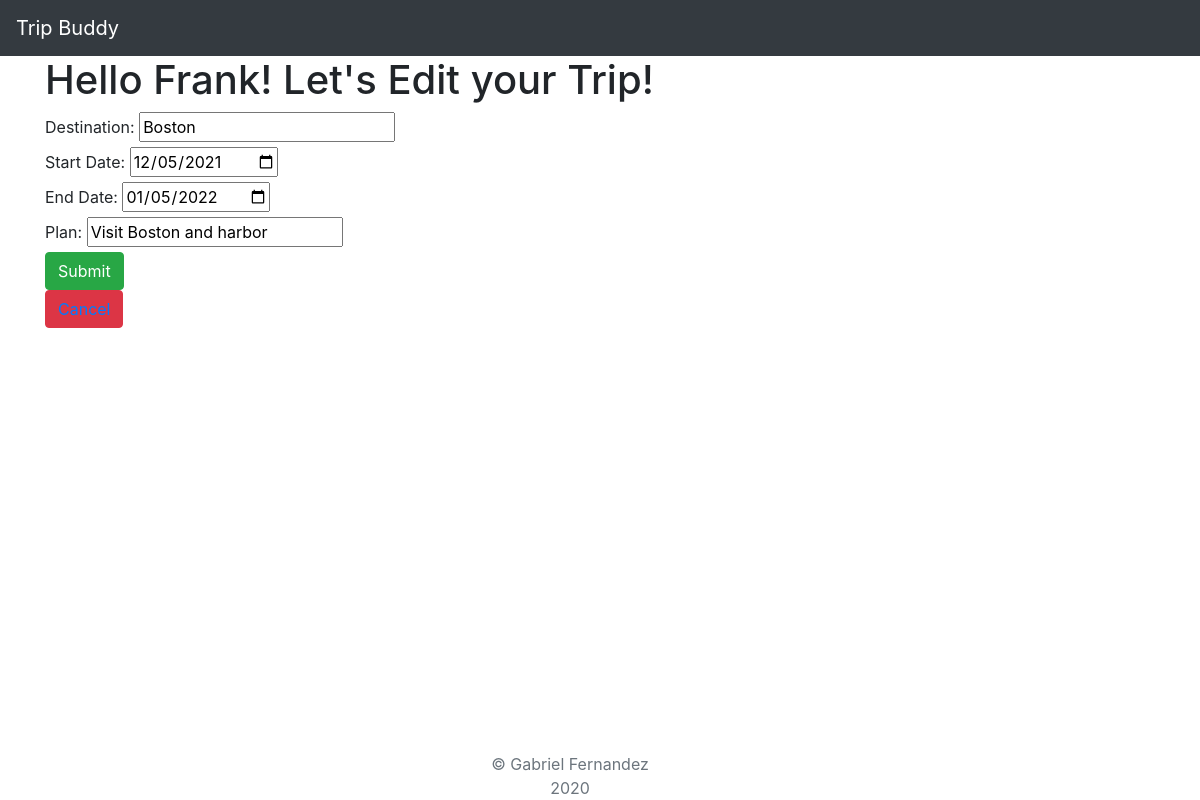
The page /trips/edit/9 (signed in) on the database its author committed.
### main/models.py (models this page shows)
class User(models.Model):
    first_name=models.CharField(max_length=100)
    last_name=models.CharField(max_length=100)
    email=models.EmailField(max_length=100)
    password=models.CharField(max_length=100)
    created_at=models.DateTimeField(auto_now_add=True)
    updated_at=models.DateTimeField(auto_now=True)
    objects=UserManager()

class Trip(models.Model):
    destination=models.CharField(max_length=100)
    start_date=models.DateField()
    end_date=models.DateField()
    plan=models.CharField(max_length=200)
    created_at=models.DateTimeField(auto_now_add=True)
    updated_at=models.DateTimeField(auto_now=True)
    user=models.ForeignKey(User, related_name="trips", on_delete = models.CASCADE)
    objects=TripManager()

### main/views.py (the view)
# urls.py: path("trips/edit/<int:trip_id>", views.edit_trip_page),
def edit_trip_page(request, trip_id):
    if "user_id" not in request.session:
        messages.error(request, "Please login or register first.")
        return redirect("/")
    trip=Trip.objects.get(id=trip_id)
    trip.start_date=trip.start_date.strftime("%Y-%m-%d")
    trip.end_date=trip.end_date.strftime("%Y-%m-%d")
    context={
        "trip": trip,
        "user":User.objects.get(id=request.session["user_id"]),
    }
    return render (request, "edit-trip.html", context)

### main/templates/edit-trip.html (shortened to what this page needs)
<!DOCTYPE html>
<html lang="en">
<head>
</head>
<body>
    {%extends "base.html"%}
    {%block content%}
    <h1>Hello {{user.first_name}}! Let's Edit your Trip!</h1>
    <form action="/trips/edit/{{trip.id}}/update" method="POST">
        <div>
            <label>Destination: </label>
            <input type="text" name="destination" value="{{trip.destination}}">
        </div>
        <div>
            <label>Start Date:</label>
            <input type="date" name="start_date" value="{{trip.start_date}}">
        </div>
        <div>
            <label>End Date:</label>
            <input type="date" name="end_date" value="{{trip.end_date}}">
        </div>
        <div>
            <label>Plan:</label>
            <input type="text" name="plan" value="{{trip.plan}}">
        </div>
        <button type="submit" class="btn btn-success">Submit</button>
    </form>
    <button class="btn btn-danger"><a href="/dashboard">Cancel</a></button>
    {%endblock%}

### rows shown on the page
User: first_name "Frank"
Trip: destination "Boston", start_date "12/05/2021", end_date "01/05/2022", plan "Visit Boston and harbor"
